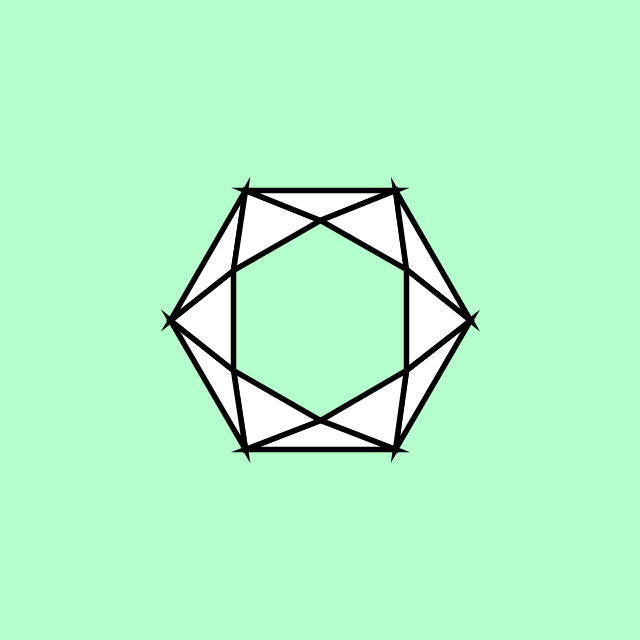
Frame 1 (no input)
Frame 60 (the mouse pressed at the canvas centre just before this capture): identical to frame 1, image omitted
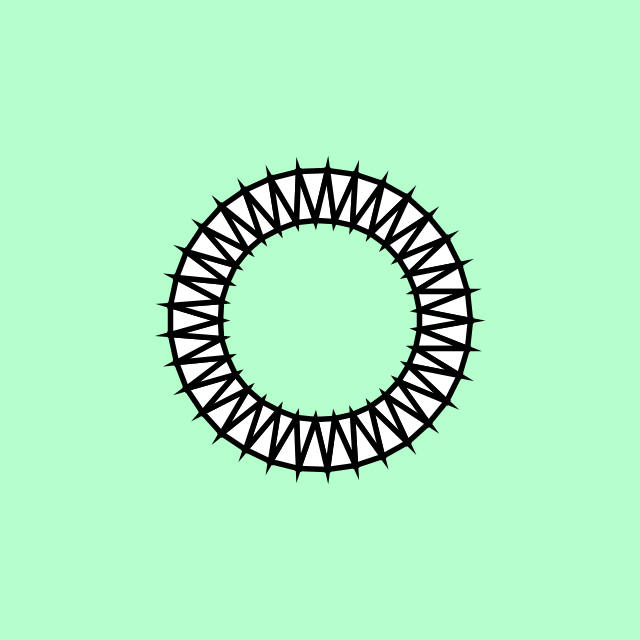
Frame 120 (the mouse held since frame 60 and released just before this capture)

The Processing sketch that drew these frames (run headless with seeded random() and noise(); from frame 60 on, the mouse is pressed at the canvas centre):

// Processing sketch: processing_183504
// ── processing_183504.pde

int x;
int y;
float outsideRadius = 150;
float insideRadius = 100;

void setup() {
  size(640, 640);
  background(204);
  x = width/2;
  y = height/2;
}

void draw() {
  background(#B4FFCB);
  strokeWeight(5.5);
  
  int numPoints = int(map(mouseX, 0, width, 6, 60));
  float angle = 0;
  float angleStep = 180.0/numPoints;
    
  beginShape(TRIANGLE_STRIP); 
  for (int i = 0; i <= numPoints; i++) {
    float px = x + cos(radians(angle)) * outsideRadius;
    float py = y + sin(radians(angle)) * outsideRadius;
    angle += angleStep;
    vertex(px, py);
    px = x + cos(radians(angle)) * insideRadius;
    py = y + sin(radians(angle)) * insideRadius;
    vertex(px, py); 
    angle += angleStep;
  }
  endShape();
}
